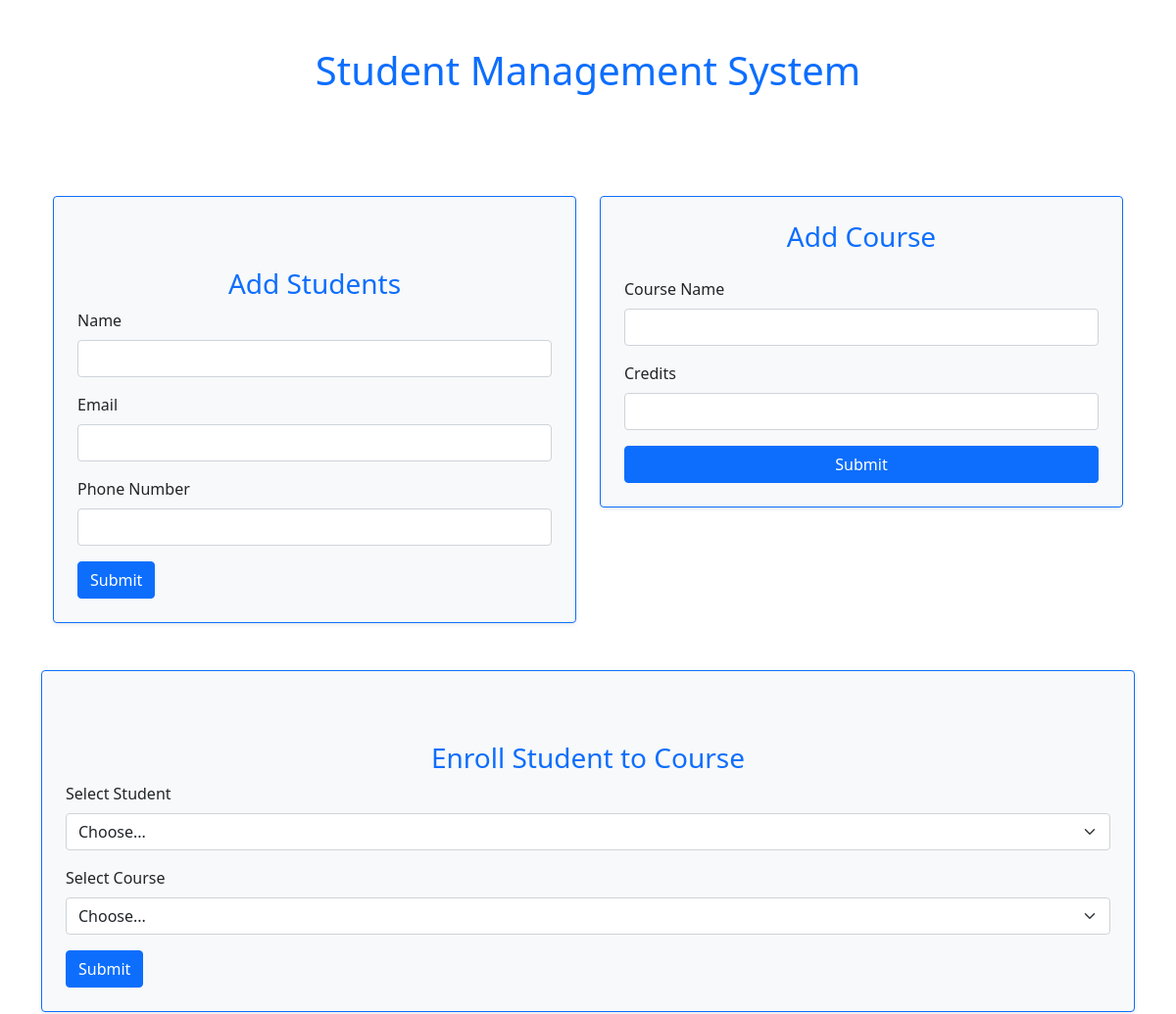
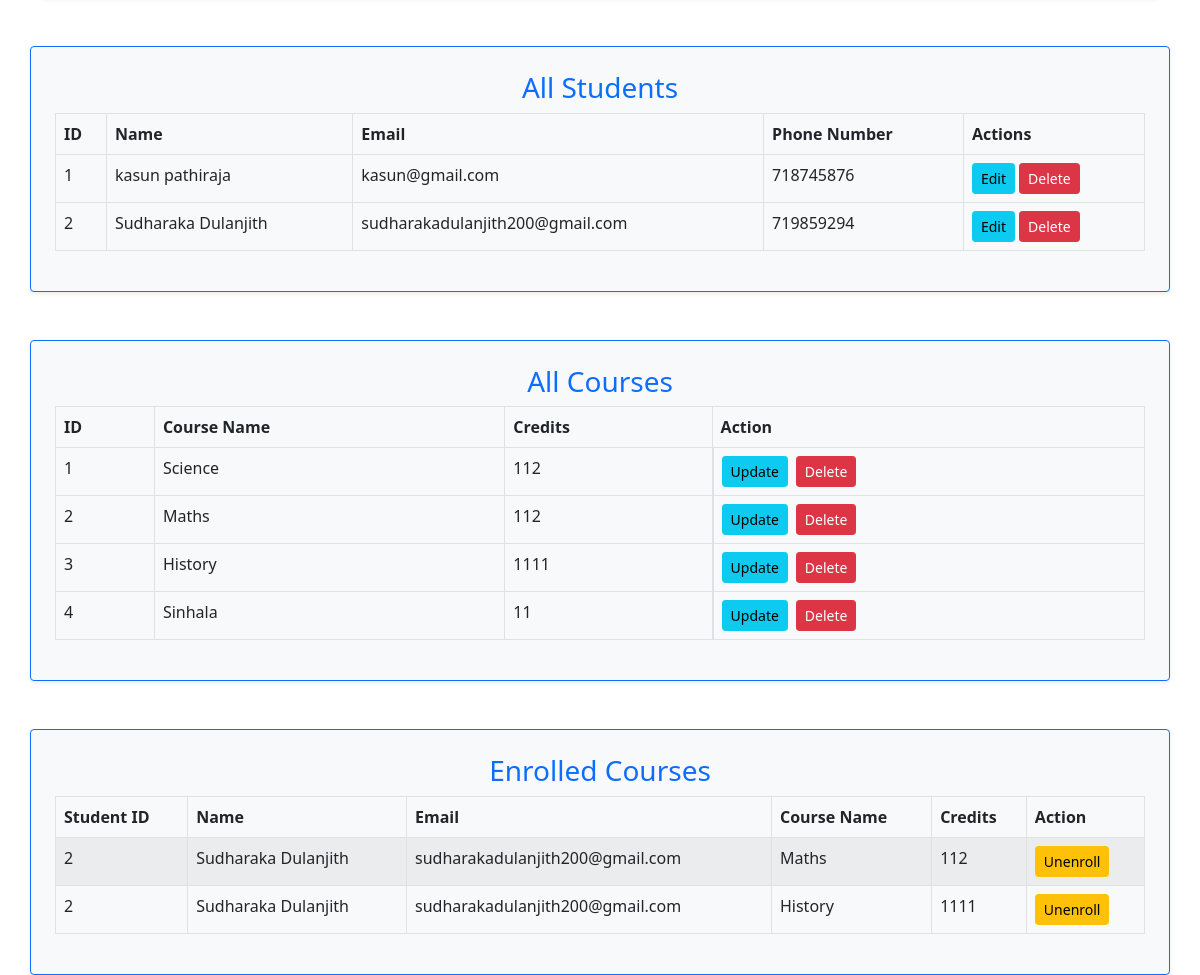
The page / on the database its author committed (2 pictures, top to bottom).
### tables this page shows
CREATE TABLE `students` (
  `student_id` int(11) NOT NULL,
  `name` varchar(100) NOT NULL,
  `email` varchar(100) NOT NULL,
  `phone` varchar(15) DEFAULT NULL
);

CREATE TABLE `courses` (
  `course_id` int(11) NOT NULL,
  `course_name` varchar(100) NOT NULL,
  `credits` int(11) NOT NULL
);

### index.php (the view, shortened to what this page needs)
<?php
include 'library/db.php';
$sql_students = "SELECT * FROM students";
$result_students_table = $conn->query($sql_students);
$sql_enrollments = "SELECT
    s.student_id,
    s.name AS student_name,
    s.email,
    s.phone,
    c.course_id,
    c.course_name,
    c.credits
FROM enrollments e
JOIN students s ON e.student_id = s.student_id
JOIN courses c ON e.course_id = c.course_id";
$result_enrollments = $conn->query($sql_enrollments);
?>
<!DOCTYPE html>
<html lang="en">
<head>
  <link href="https://cdn.jsdelivr.net/npm/bootstrap@5.0.2/dist/css/bootstrap.min.css" rel="stylesheet">
  <link rel="stylesheet" href="css/style.css">
</head>
<body>
  <div class="container">
    <h1 class="text-center p-5 text-primary">Student Management System</h1>
    <div class="row mx-auto">
      <div class="col-sm-6">
        <div class="mt-5 p-4 border border-primary rounded shadow-sm bg-light">
          <h3 class="text-center mt-5 text-primary">Add Students</h3>
          <form action="library/sql/students.php" method="POST">
            <div class="mb-3">
              <label class="form-label">Name</label>
              <input type="text" class="form-control" name="student_name" required>
            </div>
            <div class="mb-3">
              <label class="form-label">Email</label>
              <input type="email" class="form-control" name="student_email" required>
            </div>
            <div class="mb-3">
              <label class="form-label">Phone Number</label>
              <input type="number" class="form-control" name="student_phone" required>
            </div>
            <button type="submit" class="btn btn-primary">Submit</button>
          </form>
        </div>
      </div>
      <div class="col-sm-6 mx-auto">
        <div class="mt-5 p-4 border border-primary rounded shadow-sm bg-light">
          <h3 class="text-center mb-4 text-primary">Add Course</h3>
          <form action="library/sql/courses.php" method="POST">
            <div class="mb-3">
              <label class="form-label">Course Name</label>
              <input type="text" class="form-control" name="course_name" required>
            </div>
            <div class="mb-3">
              <label class="form-label">Credits</label>
              <input type="number" class="form-control" name="credits" required>
            </div>
            <button type="submit" class="btn btn-primary w-100">Submit</button>
          </form>
        </div>
      </div>
    </div>
  </div>
  <div class="container mx-auto">
    <div class="mt-5 p-4 border border-primary rounded shadow-sm bg-light">
      <h3 class="text-center mt-5 text-primary">Enroll Student to Course</h3>
      <form action="library/sql/enrollment.php" method="POST">
        <div class="mb-3">
          <label class="form-label">Select Student</label>
          <select class="form-select" name="student_id" required>
            <option selected disabled>Choose...</option>
          </select>
        </div>
        <div class="mb-3">
          <label class="form-label">Select Course</label>
          <select class="form-select" name="course_id" required>
            <option selected disabled>Choose...</option>
          </select>
        </div>
        <button type="submit" class="btn btn-primary">Submit</button>
      </form>
    </div>
  </div>
  <div class="container mt-5 p-4 border border-primary rounded shadow-sm bg-light">
    <h3 class="text-primary text-center">All Students</h3>
    <table class="table table-bordered">
      <thead>
        <tr>
          <th>ID</th>
          <th>Name</th>
          <th>Email</th>
          <th>Phone Number</th>
          <th>Actions</th>
        </tr>
      </thead>
      <tbody>
        <?php
        if ($result_students_table->num_rows > 0) {
          while ($row = $result_students_table->fetch_assoc()) {
            echo "<tr>
              <td>" . htmlspecialchars($row["student_id"]) . "</td>
              <td>" . htmlspecialchars($row["name"]) . "</td>
              <td>" . htmlspecialchars($row["email"]) . "</td>
              <td>" . htmlspecialchars($row["phone"]) . "</td>
              <td>
                  <a href='edit_student.php?id=<?= " . $row["student_id"] . " ?>' class='btn btn-info btn-sm'>Edit</a>
                <form action='library/sql/delete.php' method='POST' style='display:inline-block;' onsubmit='return confirm(\"Delete this student?\")'>
                  <input type='hidden' name='student_id' value='" . $row["student_id"] . "'>
                  <button type='submit' class='btn btn-danger btn-sm'>Delete</button>
                </form>
              </td>
            </tr>";
          }
        } else {
          echo "<tr><td colspan='5'>No students found</td></tr>";
        }
        ?>
      </tbody>
    </table>
  </div>
<div class="container mt-5 p-4 border border-primary rounded shadow-sm bg-light">
  <h3 class="text-primary text-center">All Courses</h3>
  <table class="table table-bordered">
    <thead>
      <tr>
        <th>ID</th>
        <th>Course Name</th>
        <th>Credits</th>
        <th>Action</th>
      </tr>
    </thead>
    <tbody>
      <?php
      $sql_all_courses = "SELECT * FROM courses";
      $result_all_courses = $conn->query($sql_all_courses);
      if ($result_all_courses->num_rows > 0) {
        while ($row = $result_all_courses->fetch_assoc()) {
          echo "<tr>
            <td>" . htmlspecialchars($row["course_id"]) . "</td>
            <td>" . htmlspecialchars($row["course_name"]) . "</td>
            <td>" . htmlspecialchars($row["credits"]) . "</td>
            <td class='d-flex gap-2'>
              <a href='edit_course.php?id=" . $row["course_id"] . "' class='btn btn-info btn-sm'>Update</a>
              <form action='library/sql/delete_course.php' method='POST' onsubmit='return confirm(\"Are you sure you want to delete this course?\")'>
                <input type='hidden' name='course_id' value='" . $row["course_id"] . "'>
                <button type='submit' class='btn btn-danger btn-sm'>Delete</button>
              </form>
            </td>
          </tr>";
        }
      } else {
        echo "<tr><td colspan='4'>No courses found</td></tr>";
      }
      ?>
    </tbody>
  </table>
</div>
  <div class="container mt-5 p-4 border border-primary rounded shadow-sm bg-light">
    <h3 class="text-center text-primary">Enrolled Courses</h3>
    <table class="table table-striped table-bordered">
      <thead>
        <tr>
          <th>Student ID</th>
          <th>Name</th>
          <th>Email</th>
          <th>Course Name</th>
          <th>Credits</th>
          <th>Action</th>
        </tr>
      </thead>
      <tbody>
        <?php
        if ($result_enrollments->num_rows > 0) {
          while ($row = $result_enrollments->fetch_assoc()) {
            echo "<tr>
              <td>" . htmlspecialchars($row["student_id"]) . "</td>
              <td>" . htmlspecialchars($row["student_name"]) . "</td>
              <td>" . htmlspecialchars($row["email"]) . "</td>
              <td>" . htmlspecialchars($row["course_name"]) . "</td>
              <td>" . htmlspecialchars($row["credits"]) . "</td>
              <td>
                <form action='library/sql/unenroll.php' method='POST' onsubmit='return confirm(\"Unenroll this student from the course?\")'>
                  <input type='hidden' name='student_id' value='" . $row["student_id"] . "'>
                  <input type='hidden' name='course_id' value='" . $row["course_id"] . "'>
                  <button type='submit' class='btn btn-warning btn-sm'>Unenroll</button>
                </form>
              </td>
            </tr>";
          }
        } else {
          echo "<tr><td colspan='6'>No enrollments found</td></tr>";
        }
        ?>
      </tbody>
    </table>
  </div>
</body>
</html>

### rows shown on the page
students: student_id "1", name "kasun pathiraja", email "kasun@gmail.com", phone "718745876"
students: student_id "2", name "Sudharaka Dulanjith", email "sudharakadulanjith200@gmail.com", phone "719859294", courses.course_name "Maths", courses.credits "112", courses.course_name "History", courses.credits "1111"
courses: course_id "1", course_name "Science", credits "112"
courses: course_id "2", course_name "Maths", credits "112"
courses: course_id "3", course_name "History", credits "1111"
courses: course_id "4", course_name "Sinhala", credits "11"
